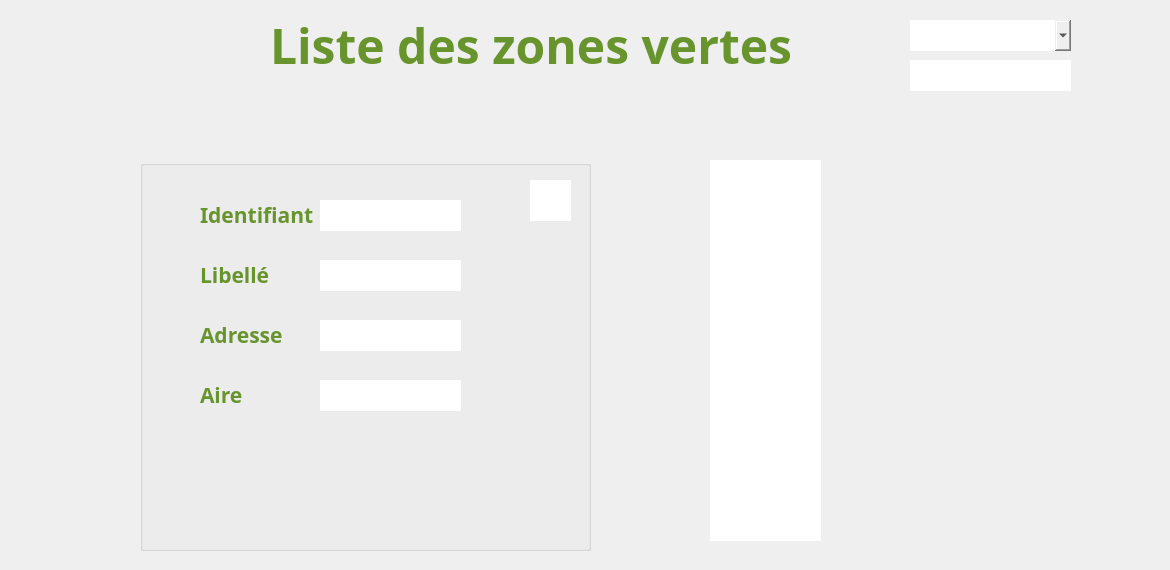
      <widget class="QWidget" name="Consulter_ZV">
       <property name="styleSheet">
        <string notr="true">#Consulter_ZV {
background-color: transparent;
border-image: url(:back2.jpg);
background: none;
border: none;
background-repeat: none;
}
</string>
       </property>
       <widget class="QLabel" name="label_61">
        <property name="geometry">
         <rect>
          <x>270</x>
          <y>-10</y>
          <width>521</width>
          <height>111</height>
         </rect>
        </property>
        <property name="font">
         <font>
          <family>Segoe Print</family>
         </font>
        </property>
        <property name="text">
         <string>&lt;html&gt;&lt;head/&gt;&lt;body&gt;&lt;p&gt;&lt;span style=&quot; font-size:36pt; font-weight:600; color:#67942d;&quot;&gt;Liste des zones vertes&lt;/span&gt;&lt;/p&gt;&lt;/body&gt;&lt;/html&gt;</string>
        </property>
       </widget>
       <widget class="QPushButton" name="pushButton_Ajout_ZV">
        <property name="geometry">
         <rect>
          <x>970</x>
          <y>510</y>
          <width>161</width>
          <height>51</height>
         </rect>
        </property>
        <property name="styleSheet">
         <string notr="true">#pushButton_Ajout_ZV {
background-color: transparent;
border-image: url(:Ajouter_ZV.png);
background: none;
border: none;
background-repeat: none;
}
</string>
        </property>
        <property name="text">
         <string/>
        </property>
       </widget>
       <widget class="QPushButton" name="pushButton_Menu_Environ_Aff_ZV">
        <property name="geometry">
         <rect>
          <x>30</x>
          <y>10</y>
          <width>41</width>
          <height>41</height>
         </rect>
        </property>
        <property name="styleSheet">
         <string notr="true">#pushButton_Menu_Environ_Aff_ZV {
background-color: transparent;
border-image: url(:Menu.png);
background: none;
border: none;
background-repeat: none;
}
</string>
        </property>
        <property name="text">
         <string/>
        </property>
       </widget>
       <widget class="QPushButton" name="pushButton_Close_Envir_5">
        <property name="geometry">
         <rect>
          <x>1130</x>
          <y>10</y>
          <width>31</width>
          <height>31</height>
         </rect>
        </property>
        <property name="styleSheet">
         <string notr="true">#pushButton_Close_Envir_5 {
background-color: transparent;
border-image: url(:close.png);
background: none;
border: none;
background-repeat: none;
}
</string>
        </property>
        <property name="text">
         <string/>
        </property>
       </widget>
       <widget class="QLineEdit" name="lineEdit_recherche_ZV">
        <property name="geometry">
         <rect>
          <x>910</x>
          <y>60</y>
          <width>161</width>
          <height>31</height>
         </rect>
        </property>
        <property name="font">
         <font>
          <family>Javanese Text</family>
          <pointsize>12</pointsize>
         </font>
        </property>
        <property name="styleSheet">
         <string notr="true">#lineEdit_recherche_ZV {
background-color: transparent;
border-image: url(:ch_ZV.png);
background: none;
border: none;
background-repeat: none;
}
</string>
        </property>
        <property name="text">
         <string/>
        </property>
        <property name="alignment">
         <set>Qt::AlignLeading|Qt::AlignLeft|Qt::AlignVCenter</set>
        </property>
        <property name="clearButtonEnabled">
         <bool>false</bool>
        </property>
       </widget>
       <widget class="QGroupBox" name="groupBox">
        <property name="geometry">
         <rect>
          <x>140</x>
          <y>160</y>
          <width>451</width>
          <height>391</height>
         </rect>
        </property>
        <property name="font">
         <font>
          <family>Segoe Print</family>
          <pointsize>15</pointsize>
         </font>
        </property>
        <property name="styleSheet">
         <string notr="true"/>
        </property>
        <property name="title">
         <string/>
        </property>
        <widget class="QPushButton" name="pushButton_Sup_ZV">
         <property name="geometry">
          <rect>
           <x>280</x>
           <y>270</y>
           <width>111</width>
           <height>111</height>
          </rect>
         </property>
         <property name="styleSheet">
          <string notr="true">#pushButton_Sup_ZV {
background-color: transparent;
border-image: none;
background: none;
border: none;
background-repeat: none;
}
</string>
         </property>
         <property name="text">
          <string/>
         </property>
        </widget>
        <widget class="QLineEdit" name="lineEdit_Adresse_Aff_ZV">
         <property name="geometry">
          <rect>
           <x>180</x>
           <y>160</y>
           <width>141</width>
           <height>31</height>
          </rect>
         </property>
         <property name="font">
          <font>
           <family>Javanese Text</family>
           <pointsize>12</pointsize>
          </font>
         </property>
         <property name="styleSheet">
          <string notr="true">#lineEdit_Adresse_Aff_ZV {
background-color: transparent;
border-image: url(:ch_ZV.png);
background: none;
border: none;
background-repeat: none;
}
</string>
         </property>
         <property name="text">
          <string/>
         </property>
         <property name="alignment">
          <set>Qt::AlignCenter</set>
         </property>
         <property name="readOnly">
          <bool>true</bool>
         </property>
        </widget>
        <widget class="QLineEdit" name="lineEdit_ID_Aff_ZV">
         <property name="geometry">
          <rect>
           <x>180</x>
           <y>40</y>
           <width>141</width>
           <height>31</height>
          </rect>
         </property>
         <property name="font">
          <font>
           <family>Javanese Text</family>
           <pointsize>12</pointsize>
          </font>
         </property>
         <property name="autoFillBackground">
          <bool>false</bool>
         </property>
         <property name="styleSheet">
          <string notr="true">#lineEdit_ID_Aff_ZV {
background-color: transparent;
border-image: url(:ch_ZV.png);
background: none;
border: none;
background-repeat: none;
}
</string>
         </property>
         <property name="text">
          <string/>
         </property>
         <property name="cursorPosition">
          <number>0</number>
         </property>
         <property name="alignment">
          <set>Qt::AlignCenter</set>
         </property>
         <property name="readOnly">
          <bool>true</bool>
         </property>
        </widget>
        <widget class="QLineEdit" name="lineEdit_Aire_Aff_ZV">
         <property name="geometry">
          <rect>
           <x>180</x>
           <y>220</y>
           <width>141</width>
           <height>31</height>
          </rect>
         </property>
         <property name="font">
          <font>
           <family>Javanese Text</family>
           <pointsize>12</pointsize>
          </font>
         </property>
         <property name="styleSheet">
          <string notr="true">#lineEdit_Aire_Aff_ZV {
background-color: transparent;
border-image: url(:ch_ZV.png);
background: none;
border: none;
background-repeat: none;
}
</string>
         </property>
         <property name="text">
          <string/>
         </property>
         <property name="alignment">
          <set>Qt::AlignCenter</set>
         </property>
         <property name="readOnly">
          <bool>true</bool>
         </property>
        </widget>
        <widget class="QLabel" name="label_62">
         <property name="geometry">
          <rect>
           <x>60</x>
           <y>100</y>
           <width>181</width>
           <height>31</height>
          </rect>
         </property>
         <property name="font">
          <font>
           <family>Corbel</family>
           <pointsize>15</pointsize>
          </font>
         </property>
         <property name="text">
          <string>&lt;html&gt;&lt;head/&gt;&lt;body&gt;&lt;p&gt;&lt;span style=&quot; font-size:16pt; font-weight:600; color:#67942d;&quot;&gt;Libellé&lt;/span&gt;&lt;/p&gt;&lt;/body&gt;&lt;/html&gt;</string>
         </property>
        </widget>
        <widget class="QLabel" name="label_63">
         <property name="geometry">
          <rect>
           <x>60</x>
           <y>160</y>
           <width>91</width>
           <height>31</height>
          </rect>
         </property>
         <property name="font">
          <font>
           <family>Corbel</family>
           <pointsize>15</pointsize>
          </font>
         </property>
         <property name="text">
          <string>&lt;html&gt;&lt;head/&gt;&lt;body&gt;&lt;p&gt;&lt;span style=&quot; font-size:16pt; font-weight:600; color:#67942d;&quot;&gt;Adresse&lt;/span&gt;&lt;/p&gt;&lt;/body&gt;&lt;/html&gt;</string>
         </property>
        </widget>
        <widget class="QLabel" name="label_64">
         <property name="geometry">
          <rect>
           <x>60</x>
           <y>220</y>
           <width>181</width>
           <height>31</height>
          </rect>
         </property>
         <property name="font">
          <font>
           <family>Corbel</family>
           <pointsize>15</pointsize>
          </font>
         </property>
         <property name="text">
          <string>&lt;html&gt;&lt;head/&gt;&lt;body&gt;&lt;p&gt;&lt;span style=&quot; font-size:16pt; font-weight:600; color:#67942d;&quot;&gt;Aire&lt;/span&gt;&lt;/p&gt;&lt;/body&gt;&lt;/html&gt;</string>
         </property>
        </widget>
        <widget class="QLabel" name="label_65">
         <property name="geometry">
          <rect>
           <x>60</x>
           <y>40</y>
           <width>181</width>
           <height>31</height>
          </rect>
         </property>
         <property name="font">
          <font>
           <family>Corbel</family>
           <pointsize>15</pointsize>
          </font>
         </property>
         <property name="text">
          <string>&lt;html&gt;&lt;head/&gt;&lt;body&gt;&lt;p&gt;&lt;span style=&quot; font-size:16pt; font-weight:600; color:#67942d;&quot;&gt;Identifiant&lt;/span&gt;&lt;/p&gt;&lt;/body&gt;&lt;/html&gt;</string>
         </property>
        </widget>
        <widget class="QPushButton" name="pushButton_MAJ_ZV">
         <property name="geometry">
          <rect>
           <x>210</x>
           <y>270</y>
           <width>121</width>
           <height>121</height>
          </rect>
         </property>
         <property name="styleSheet">
          <string notr="true">#pushButton_MAJ_ZV{
background-color: transparent;
border-image: none;
background: none;
border: none;
background-repeat: none;
}
</string>
         </property>
         <property name="text">
          <string/>
         </property>
        </widget>
        <widget class="QLineEdit" name="lineEdit_Libelle_Aff_ZV">
         <property name="geometry">
          <rect>
           <x>180</x>
           <y>100</y>
           <width>141</width>
           <height>31</height>
          </rect>
         </property>
         <property name="font">
          <font>
           <family>Javanese Text</family>
           <pointsize>12</pointsize>
          </font>
         </property>
         <property name="styleSheet">
          <string notr="true">#lineEdit_Libelle_Aff_ZV {
background-color: transparent;
border-image: url(:ch_ZV.png);
background: none;
border: none;
background-repeat: none;
}
</string>
         </property>
         <property name="text">
          <string/>
         </property>
         <property name="alignment">
          <set>Qt::AlignCenter</set>
         </property>
         <property name="readOnly">
          <bool>true</bool>
         </property>
        </widget>
        <widget class="QGraphicsView" name="Notif_irrigation">
         <property name="geometry">
          <rect>
           <x>390</x>
           <y>20</y>
           <width>41</width>
           <height>41</height>
          </rect>
         </property>
         <property name="styleSheet">
          <string notr="true">#Notif_irrigation{
background-color: transparent;
border-image: url(:notif.png);;
background: none;
border: transparent;
background-repeat: none;
}
</string>
         </property>
        </widget>
        <widget class="QPushButton" name="pushButton_Irrigat">
         <property name="geometry">
          <rect>
           <x>330</x>
           <y>10</y>
           <width>111</width>
           <height>111</height>
          </rect>
         </property>
         <property name="styleSheet">
          <string notr="true">#pushButton_Irrigat {
background-color: transparent;
border-image: none;
background: none;
border: none;
background-repeat: none;
}
</string>
         </property>
         <property name="text">
          <string/>
         </property>
        </widget>
       </widget>
       <widget class="QTableView" name="tableView_ZV">
        <property name="geometry">
         <rect>
          <x>710</x>
          <y>160</y>
          <width>111</width>
          <height>381</height>
         </rect>
        </property>
        <property name="font">
         <font>
          <family>Javanese Text</family>
          <pointsize>14</pointsize>
         </font>
        </property>
        <property name="styleSheet">
         <string notr="true">#tableView_ZV {
background-color: transparent;
border-image: url(:LL.jpg);
background: none;
border: none;
background-repeat: none;
}
</string>
        </property>
        <property name="frameShape">
         <enum>QFrame::Box</enum>
        </property>
        <property name="frameShadow">
         <enum>QFrame::Plain</enum>
        </property>
        <property name="lineWidth">
         <number>0</number>
        </property>
        <property name="sizeAdjustPolicy">
         <enum>QAbstractScrollArea::AdjustToContents</enum>
        </property>
        <property name="showDropIndicator" stdset="0">
         <bool>true</bool>
        </property>
        <property name="alternatingRowColors">
         <bool>true</bool>
        </property>
        <property name="selectionMode">
         <enum>QAbstractItemView::SingleSelection</enum>
        </property>
        <property name="selectionBehavior">
         <enum>QAbstractItemView::SelectRows</enum>
        </property>
        <property name="showGrid">
         <bool>false</bool>
        </property>
        <property name="gridStyle">
         <enum>Qt::NoPen</enum>
        </property>
        <property name="sortingEnabled">
         <bool>true</bool>
        </property>
        <property name="wordWrap">
         <bool>true</bool>
        </property>
       </widget>
       <widget class="QPushButton" name="pushButton_Icon_serachZV">
        <property name="geometry">
         <rect>
          <x>1030</x>
          <y>60</y>
          <width>41</width>
          <height>41</height>
         </rect>
        </property>
        <property name="styleSheet">
         <string notr="true">#pushButton_Icon_serachZV{
background-color: transparent;
border-image: none;
background: none;
border: none;
background-repeat: none;
}
</string>
        </property>
        <property name="text">
         <string/>
        </property>
       </widget>
       <widget class="QComboBox" name="comboBox_TypeRech_ZV">
        <property name="geometry">
         <rect>
          <x>910</x>
          <y>20</y>
          <width>161</width>
          <height>31</height>
         </rect>
        </property>
        <property name="font">
         <font>
          <family>Javanese Text</family>
          <pointsize>12</pointsize>
         </font>
        </property>
        <property name="styleSheet">
         <string notr="true">#comboBox_TypeRech_ZV{
background-color: transparent;
border-image: url(:ch_ZV.png);
background: none;
border: none;
background-repeat: none;
}
</string>
        </property>
        <property name="editable">
         <bool>false</bool>
        </property>
        <property name="currentText">
         <string/>
        </property>
        <property name="currentIndex">
         <number>-1</number>
        </property>
       </widget>
       <widget class="QWidget" name="widget_clock3" native="true">
        <property name="geometry">
         <rect>
          <x>100</x>
          <y>10</y>
          <width>121</width>
          <height>101</height>
         </rect>
        </property>
       </widget>
       <zorder>label_61</zorder>
       <zorder>groupBox</zorder>
       <zorder>pushButton_Ajout_ZV</zorder>
       <zorder>pushButton_Menu_Environ_Aff_ZV</zorder>
       <zorder>pushButton_Close_Envir_5</zorder>
       <zorder>lineEdit_recherche_ZV</zorder>
       <zorder>tableView_ZV</zorder>
       <zorder>pushButton_Icon_serachZV</zorder>
       <zorder>comboBox_TypeRech_ZV</zorder>
       <zorder>widget_clock3</zorder>
      </widget>
